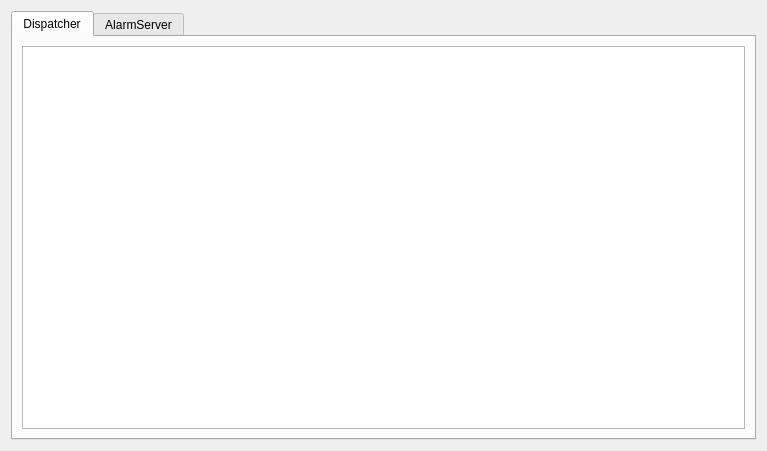
<?xml version="1.0" encoding="UTF-8"?>
<ui version="4.0">
 <class>NodesDialog</class>
 <widget class="QDialog" name="NodesDialog">
  <property name="geometry">
   <rect>
    <x>0</x>
    <y>0</y>
    <width>767</width>
    <height>451</height>
   </rect>
  </property>
  <property name="windowTitle">
   <string>Nodes outputs</string>
  </property>
  <layout class="QVBoxLayout" name="verticalLayout">
   <item>
    <widget class="QTabWidget" name="tabWidget">
     <property name="currentIndex">
      <number>0</number>
     </property>
     <widget class="QWidget" name="dispatcherTab">
      <attribute name="title">
       <string>Dispatcher</string>
      </attribute>
      <layout class="QVBoxLayout" name="verticalLayout_2">
       <item>
        <widget class="QTextEdit" name="dispatchertextEdit"/>
       </item>
      </layout>
     </widget>
     <widget class="QWidget" name="alarmServerTab">
      <attribute name="title">
       <string>AlarmServer</string>
      </attribute>
      <layout class="QVBoxLayout" name="verticalLayout_3">
       <item>
        <widget class="QTextEdit" name="alarmServerTextEdit"/>
       </item>
      </layout>
     </widget>
    </widget>
   </item>
  </layout>
 </widget>
 <resources/>
 <connections/>
</ui>
